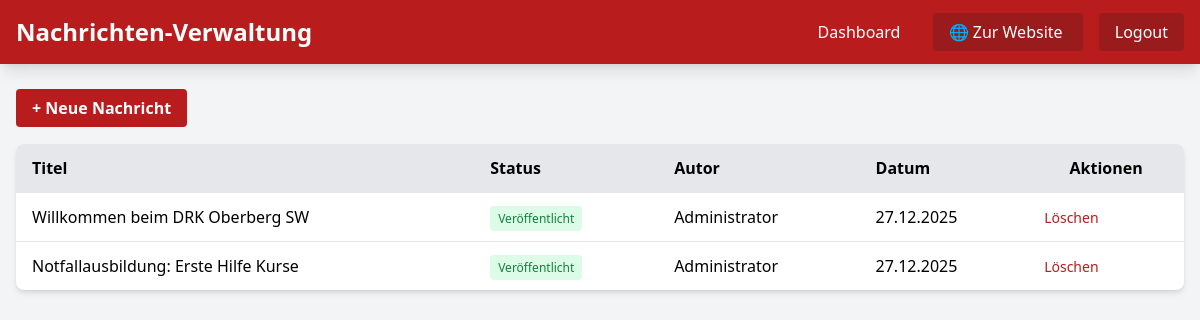
Screenshot of /src/admin/news.php (signed in) with the database file from the repository.
### tables this page shows
CREATE TABLE news (
    id INT PRIMARY KEY AUTO_INCREMENT,
    title VARCHAR(255) NOT NULL,
    content LONGTEXT NOT NULL,
    excerpt VARCHAR(500),
    author_id INT NOT NULL,
    created_at TIMESTAMP DEFAULT CURRENT_TIMESTAMP,
    updated_at TIMESTAMP DEFAULT CURRENT_TIMESTAMP ON UPDATE CURRENT_TIMESTAMP,
    published_at TIMESTAMP NULL,
    is_published TINYINT DEFAULT 0,
    image_url VARCHAR(255),
    FOREIGN KEY (author_id) REFERENCES users(id) ON DELETE CASCADE
);

CREATE TABLE users (
    id INT PRIMARY KEY AUTO_INCREMENT,
    username VARCHAR(100) UNIQUE NOT NULL,
    password VARCHAR(255) NOT NULL,
    email VARCHAR(100) UNIQUE NOT NULL,
    full_name VARCHAR(150),
    role ENUM('admin', 'editor') DEFAULT 'editor',
    created_at TIMESTAMP DEFAULT CURRENT_TIMESTAMP,
    last_login TIMESTAMP NULL,
    is_active TINYINT DEFAULT 1
);

### src/classes/News.php (called while the page is built, shortened)
<?php
class News {
    private $db;
    public function __construct($database) {
        $this->db = $database;
    }
    public function getAll($limit = 20, $offset = 0) {
        $query = "
            SELECT n.*, u.full_name as author_name
            FROM news n
            JOIN users u ON n.author_id = u.id
            ORDER BY n.created_at DESC
            LIMIT :limit OFFSET :offset
        ";
        $stmt = $this->db->prepare($query);
        $stmt->bindParam(':limit', $limit, PDO::PARAM_INT);
        $stmt->bindParam(':offset', $offset, PDO::PARAM_INT);
        $stmt->execute();
        return $stmt->fetchAll();
    }
}

### src/config/config.php (called while the page is built, shortened)
<?php
function h($str) {
    return htmlspecialchars($str, ENT_QUOTES, 'UTF-8');
}
function formatDate($date, $format = 'd.m.Y H:i') {
    try {
        $dt = new DateTime($date);
        return $dt->format($format);
    } catch (Exception $e) {
        return $date;
    }
}

### src/admin/news.php (the view, shortened to what this page needs)
<?php
require_once dirname(dirname(__DIR__)) . '/src/config/config.php';
require_once dirname(dirname(__DIR__)) . '/src/classes/News.php';
$db = $GLOBALS['db'];
$newsObj = new News($db);
$action = $_GET['action'] ?? 'list';
$allNews = $newsObj->getAll(50);
?>
<!DOCTYPE html>
<html lang="de">
<head>
    <script src="https://cdn.tailwindcss.com"></script>
</head>
<body class="bg-gray-100">
    <nav class="bg-red-700 text-white shadow-lg">
        <div class="max-w-7xl mx-auto px-4 py-4 flex justify-between items-center">
            <h1 class="text-2xl font-bold">Nachrichten-Verwaltung</h1>
            <div class="space-x-4">
                <a href="<?php echo BASE_URL; ?>/src/admin/dashboard.php" class="hover:bg-red-800 px-3 py-2 rounded">Dashboard</a>
                <a href="<?php echo BASE_URL; ?>" class="bg-red-800 px-4 py-2 rounded hover:bg-red-900">
                    🌐 Zur Website
                </a>
                <a href="<?php echo BASE_URL; ?>/src/admin/logout.php" class="bg-red-800 px-4 py-2 rounded hover:bg-red-900">Logout</a>
            </div>
        </div>
    </nav>
    <div class="max-w-7xl mx-auto px-4 py-8">
        <?php if ($action === 'new'): ?>
            <div class="bg-white rounded-lg shadow-md p-6">
                <h2 class="text-2xl font-bold mb-6">Neue Nachricht</h2>
                <form method="POST" class="space-y-4">
                    <div>
                        <label class="block text-sm font-bold mb-2">Titel *</label>
                        <input type="text" name="title" required class="w-full px-4 py-2 border rounded-lg focus:outline-none focus:border-red-700">
                    </div>
                    <div>
                        <label class="block text-sm font-bold mb-2">Zusammenfassung</label>
                        <textarea name="excerpt" rows="2" class="w-full px-4 py-2 border rounded-lg focus:outline-none focus:border-red-700"></textarea>
                    </div>
                    <div>
                        <label class="block text-sm font-bold mb-2">Inhalt *</label>
                        <textarea name="content" rows="8" required class="w-full px-4 py-2 border rounded-lg focus:outline-none focus:border-red-700 font-mono text-sm"></textarea>
                        <p class="text-gray-600 text-sm mt-1">Sie können HTML-Tags verwenden (z.B. &lt;p&gt;, &lt;h2&gt;, &lt;strong&gt;)</p>
                    </div>
                    <div class="flex items-center space-x-2">
                        <input type="checkbox" id="publish" name="publish" value="1">
                        <label for="publish" class="text-sm">Sofort veröffentlichen</label>
                    </div>
                    <div class="flex space-x-4">
                        <button type="submit" class="bg-red-700 text-white px-6 py-2 rounded font-bold hover:bg-red-800">
                            Erstellen
                        </button>
                        <a href="<?php echo BASE_URL; ?>/src/admin/news.php" class="bg-gray-400 text-white px-6 py-2 rounded font-bold hover:bg-gray-500">
                            Abbrechen
                        </a>
                    </div>
                </form>
            </div>
        <?php else: ?>
            <div class="mb-6">
                <a href="<?php echo BASE_URL; ?>/src/admin/news.php?action=new" class="bg-red-700 text-white px-4 py-2 rounded font-bold hover:bg-red-800">
                    + Neue Nachricht
                </a>
            </div>
            <div class="bg-white rounded-lg shadow-md overflow-hidden">
                <table class="w-full">
                    <thead class="bg-gray-200">
                        <tr>
                            <th class="px-4 py-3 text-left">Titel</th>
                            <th class="px-4 py-3 text-left">Status</th>
                            <th class="px-4 py-3 text-left">Autor</th>
                            <th class="px-4 py-3 text-left">Datum</th>
                            <th class="px-4 py-3">Aktionen</th>
                        </tr>
                    </thead>
                    <tbody>
                        <?php foreach ($allNews as $news): ?>
                        <tr class="border-t hover:bg-gray-50">
                            <td class="px-4 py-3"><?php echo h($news['title']); ?></td>
                            <td class="px-4 py-3">
                                <?php if ($news['is_published']): ?>
                                    <span class="bg-green-100 text-green-700 px-2 py-1 rounded text-xs">Veröffentlicht</span>
                                <?php else: ?>
                                    <span class="bg-yellow-100 text-yellow-700 px-2 py-1 rounded text-xs">Entwurf</span>
                                <?php endif; ?>
                            </td>
                            <td class="px-4 py-3"><?php echo h($news['author_name']); ?></td>
                            <td class="px-4 py-3"><?php echo formatDate($news['created_at'], 'd.m.Y'); ?></td>
                            <td class="px-4 py-3 space-x-2">
                                <a href="?delete=<?php echo $news['id']; ?>" onclick="return confirm('Löschen?')" class="text-red-700 text-sm hover:underline">Löschen</a>
                            </td>
                        </tr>
                        <?php endforeach; ?>
                    </tbody>
                </table>
            </div>
        <?php endif; ?>
    </div>
</body>
</html>

### rows the page displays
news: title "Willkommen beim DRK Oberberg SW", is_published "Veröffentlicht", author.full_name "Administrator", created_at "27.12.2025"
news: title "Notfallausbildung: Erste Hilfe Kurse", is_published "Veröffentlicht", author.full_name "Administrator", created_at "27.12.2025"
